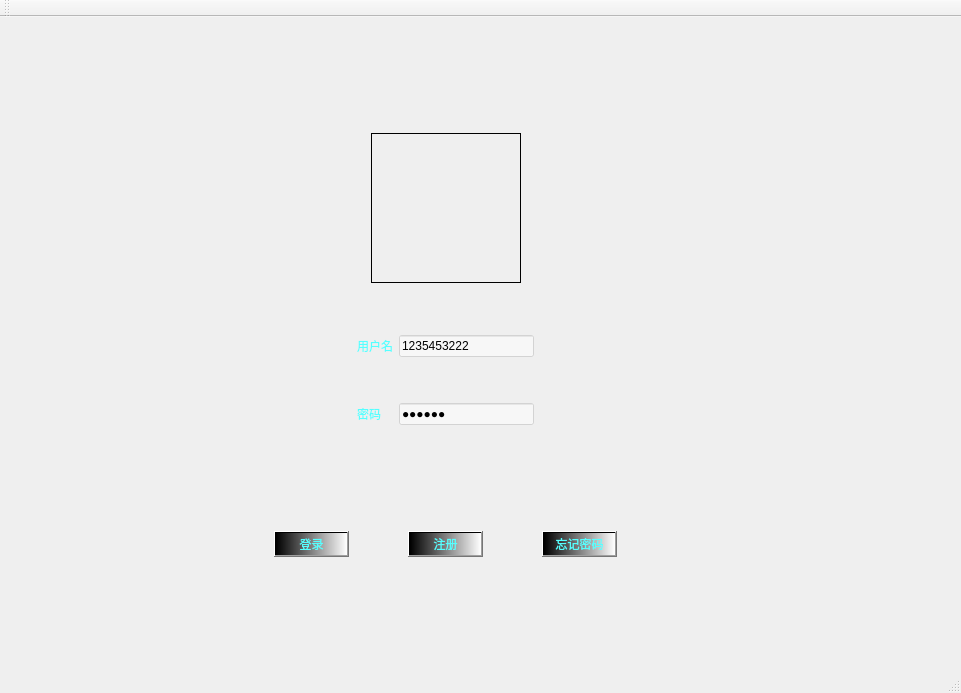
<?xml version="1.0" encoding="UTF-8"?>
<ui version="4.0">
 <class>MainWindow</class>
 <widget class="QMainWindow" name="MainWindow">
  <property name="geometry">
   <rect>
    <x>0</x>
    <y>0</y>
    <width>961</width>
    <height>693</height>
   </rect>
  </property>
  <property name="windowTitle">
   <string>MainWindow</string>
  </property>
  <widget class="QWidget" name="centralWidget">
   <property name="styleSheet">
    <string notr="true">#centralWidget
{
	border-image: url(:/new/prefix1/page_res/1.jpg);
}

#label_username,#label_passwd
{
	
	font: 10pt &quot;黑体&quot;;	
	color: rgb(85, 255, 255);
}


#lineEdit_username,#lineEdit_passwd
{
	
	background-color: rgb(255, 255, 255,0.5);
	font: 12pt &quot;黑体&quot;;
	color: rgb(255, 170, 0);
}


#pushButton_login,#pushButton_register,#pushButton_resetpwd
{

	
	
	font: 9pt &quot;黑体&quot;;
	color: rgb(85, 255, 255);
	background-color: qlineargradient(spread:pad, x1:0, y1:0, x2:1, y2:0, stop:0 rgba(0, 0, 0, 255), stop:1 rgba(255, 255, 255, 255));
}

</string>
   </property>
   <widget class="QWidget" name="layoutWidget">
    <property name="geometry">
     <rect>
      <x>210</x>
      <y>60</y>
      <width>471</width>
      <height>491</height>
     </rect>
    </property>
    <layout class="QVBoxLayout" name="verticalLayout">
     <item>
      <widget class="QWidget" name="widget" native="true">
       <layout class="QHBoxLayout" name="horizontalLayout_2">
        <item>
         <spacer name="horizontalSpacer_9">
          <property name="orientation">
           <enum>Qt::Horizontal</enum>
          </property>
          <property name="sizeHint" stdset="0">
           <size>
            <width>40</width>
            <height>20</height>
           </size>
          </property>
         </spacer>
        </item>
        <item>
         <widget class="QLabel" name="label_header">
          <property name="minimumSize">
           <size>
            <width>150</width>
            <height>150</height>
           </size>
          </property>
          <property name="maximumSize">
           <size>
            <width>150</width>
            <height>150</height>
           </size>
          </property>
          <property name="frameShape">
           <enum>QFrame::Box</enum>
          </property>
          <property name="text">
           <string/>
          </property>
          <property name="pixmap">
           <pixmap resource="res.qrc">:/new/prefix1/page_res/016b3e5b14056ea801202e60cd9a80.png@1280w_1l_2o_100sh.png</pixmap>
          </property>
          <property name="scaledContents">
           <bool>true</bool>
          </property>
         </widget>
        </item>
        <item>
         <spacer name="horizontalSpacer_10">
          <property name="orientation">
           <enum>Qt::Horizontal</enum>
          </property>
          <property name="sizeHint" stdset="0">
           <size>
            <width>40</width>
            <height>20</height>
           </size>
          </property>
         </spacer>
        </item>
       </layout>
      </widget>
     </item>
     <item>
      <layout class="QGridLayout" name="gridLayout">
       <item row="0" column="2">
        <widget class="QLineEdit" name="lineEdit_username">
         <property name="styleSheet">
          <string notr="true">color: rgb(0, 0, 0);</string>
         </property>
         <property name="text">
          <string>1235453222</string>
         </property>
        </widget>
       </item>
       <item row="0" column="1">
        <widget class="QLabel" name="label_username">
         <property name="text">
          <string>用户名</string>
         </property>
        </widget>
       </item>
       <item row="3" column="2">
        <spacer name="verticalSpacer">
         <property name="orientation">
          <enum>Qt::Vertical</enum>
         </property>
         <property name="sizeType">
          <enum>QSizePolicy::Fixed</enum>
         </property>
         <property name="sizeHint" stdset="0">
          <size>
           <width>20</width>
           <height>100</height>
          </size>
         </property>
        </spacer>
       </item>
       <item row="2" column="2">
        <widget class="QLineEdit" name="lineEdit_passwd">
         <property name="styleSheet">
          <string notr="true">color: rgb(0, 0, 0);</string>
         </property>
         <property name="text">
          <string>123456</string>
         </property>
         <property name="echoMode">
          <enum>QLineEdit::Password</enum>
         </property>
        </widget>
       </item>
       <item row="2" column="1">
        <widget class="QLabel" name="label_passwd">
         <property name="text">
          <string>密码</string>
         </property>
        </widget>
       </item>
       <item row="0" column="3">
        <spacer name="horizontalSpacer_2">
         <property name="orientation">
          <enum>Qt::Horizontal</enum>
         </property>
         <property name="sizeHint" stdset="0">
          <size>
           <width>40</width>
           <height>20</height>
          </size>
         </property>
        </spacer>
       </item>
       <item row="0" column="0">
        <spacer name="horizontalSpacer">
         <property name="orientation">
          <enum>Qt::Horizontal</enum>
         </property>
         <property name="sizeHint" stdset="0">
          <size>
           <width>40</width>
           <height>20</height>
          </size>
         </property>
        </spacer>
       </item>
       <item row="2" column="3">
        <spacer name="horizontalSpacer_4">
         <property name="orientation">
          <enum>Qt::Horizontal</enum>
         </property>
         <property name="sizeHint" stdset="0">
          <size>
           <width>40</width>
           <height>20</height>
          </size>
         </property>
        </spacer>
       </item>
       <item row="2" column="0">
        <spacer name="horizontalSpacer_3">
         <property name="orientation">
          <enum>Qt::Horizontal</enum>
         </property>
         <property name="sizeHint" stdset="0">
          <size>
           <width>40</width>
           <height>20</height>
          </size>
         </property>
        </spacer>
       </item>
       <item row="1" column="2">
        <spacer name="verticalSpacer_2">
         <property name="orientation">
          <enum>Qt::Vertical</enum>
         </property>
         <property name="sizeType">
          <enum>QSizePolicy::Fixed</enum>
         </property>
         <property name="sizeHint" stdset="0">
          <size>
           <width>20</width>
           <height>40</height>
          </size>
         </property>
        </spacer>
       </item>
      </layout>
     </item>
     <item>
      <layout class="QHBoxLayout" name="horizontalLayout">
       <item>
        <spacer name="horizontalSpacer_5">
         <property name="orientation">
          <enum>Qt::Horizontal</enum>
         </property>
         <property name="sizeHint" stdset="0">
          <size>
           <width>40</width>
           <height>20</height>
          </size>
         </property>
        </spacer>
       </item>
       <item>
        <widget class="QPushButton" name="pushButton_login">
         <property name="text">
          <string>登录</string>
         </property>
        </widget>
       </item>
       <item>
        <spacer name="horizontalSpacer_6">
         <property name="orientation">
          <enum>Qt::Horizontal</enum>
         </property>
         <property name="sizeHint" stdset="0">
          <size>
           <width>40</width>
           <height>20</height>
          </size>
         </property>
        </spacer>
       </item>
       <item>
        <widget class="QPushButton" name="pushButton_register">
         <property name="text">
          <string>注册</string>
         </property>
        </widget>
       </item>
       <item>
        <spacer name="horizontalSpacer_7">
         <property name="orientation">
          <enum>Qt::Horizontal</enum>
         </property>
         <property name="sizeHint" stdset="0">
          <size>
           <width>40</width>
           <height>20</height>
          </size>
         </property>
        </spacer>
       </item>
       <item>
        <widget class="QPushButton" name="pushButton_resetpwd">
         <property name="text">
          <string>忘记密码</string>
         </property>
        </widget>
       </item>
       <item>
        <spacer name="horizontalSpacer_8">
         <property name="orientation">
          <enum>Qt::Horizontal</enum>
         </property>
         <property name="sizeHint" stdset="0">
          <size>
           <width>40</width>
           <height>20</height>
          </size>
         </property>
        </spacer>
       </item>
      </layout>
     </item>
    </layout>
   </widget>
  </widget>
  <widget class="QMenuBar" name="menuBar">
   <property name="geometry">
    <rect>
     <x>0</x>
     <y>0</y>
     <width>961</width>
     <height>26</height>
    </rect>
   </property>
  </widget>
  <widget class="QToolBar" name="mainToolBar">
   <attribute name="toolBarArea">
    <enum>TopToolBarArea</enum>
   </attribute>
   <attribute name="toolBarBreak">
    <bool>false</bool>
   </attribute>
  </widget>
  <widget class="QStatusBar" name="statusBar"/>
 </widget>
 <layoutdefault spacing="6" margin="11"/>
 <resources>
  <include location="res.qrc"/>
 </resources>
 <connections/>
</ui>
